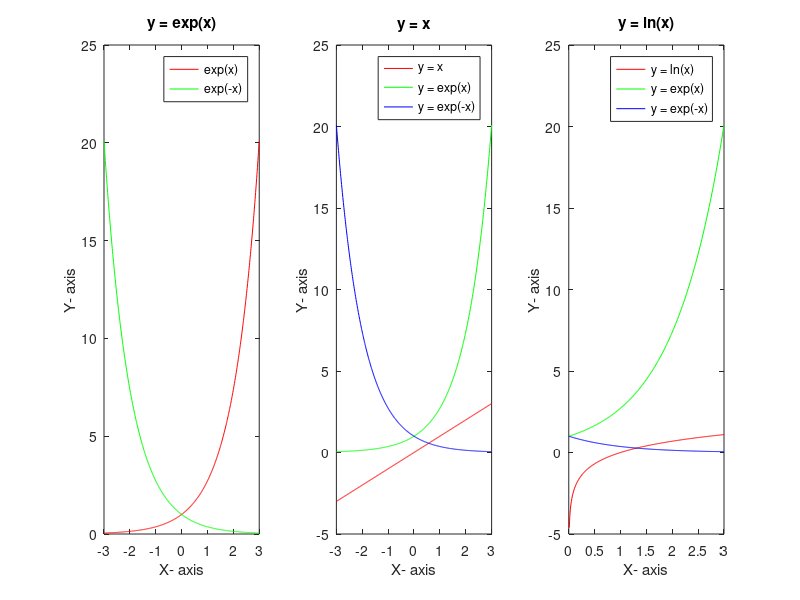

Here is the MATLAB script that generated this plot:
clc;
clear all;
close all;

x = -3:0.01:3;
figure(1);

subplot(1,3,1);
y = exp(x);
plot(x, y, 'r', x, exp(-x), 'g');
title('y = exp(x)');
xlabel('X- axis');
ylabel('Y- axis');
legend('exp(x)', 'exp(-x)');

subplot(1,3,2);
y = x;
plot(x, y, 'r', x, exp(x), 'g', x, exp(-x), 'b');
title('y = x');
xlabel('X- axis');
ylabel('Y- axis');
legend('y = x', 'y = exp(x)', 'y = exp(-x)');

subplot(1,3,3);
x = 0:0.01:3;
y = log(x);
plot(x, y, 'r', x, exp(x), 'g', x, exp(-x), 'b');
title('y = ln(x)');
xlabel('X- axis');
ylabel('Y- axis');
legend('y = ln(x)', 'y = exp(x)', 'y = exp(-x)');